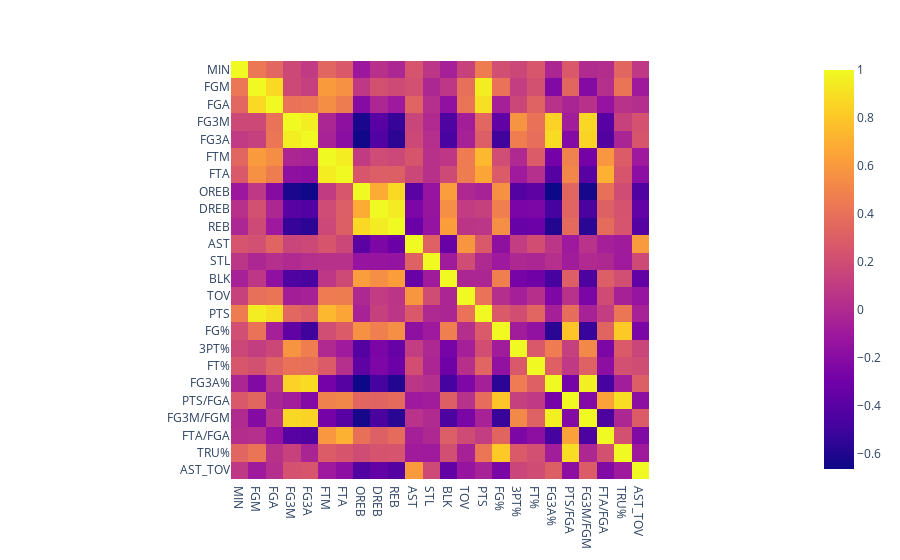

Source (notebook cell):
### Markdown cell above
# Which player stats are correlated with each other?

### Code cell
data_per_min = data.groupby(['PLAYER','PLAYER_ID','Year'])[total_cols].sum().reset_index()
for col in data_per_min.columns[4:]:
    data_per_min[col] = data_per_min[col]/data_per_min['MIN']

data_per_min['FG%'] = data_per_min['FGM']/data_per_min['FGA']
data_per_min['3PT%'] = data_per_min['FG3M']/data_per_min['FG3A']
data_per_min['FT%'] = data_per_min['FTM']/data_per_min['FTA']
data_per_min['FG3A%'] = data_per_min['FG3A']/data_per_min['FGA']
data_per_min['PTS/FGA'] = data_per_min['PTS']/data_per_min['FGA']
data_per_min['FG3M/FGM'] = data_per_min['FG3M']/data_per_min['FGM']
data_per_min['FTA/FGA'] = data_per_min['FTA']/data_per_min['FGA']
data_per_min['TRU%'] = 0.5*data_per_min['PTS']/(data_per_min['FGA']+0.475*data_per_min['FTA'])
data_per_min['AST_TOV'] = data_per_min['AST']/data_per_min['TOV']

data_per_min = data_per_min[data_per_min['MIN']>=50]
data_per_min.drop(columns='PLAYER_ID', inplace=True)

fig = px.imshow(data_per_min.corr())
fig.show()

### Figure 1 — Plotly figure (JSON) as saved in the notebook; plotly's stock layout.template omitted (floating-point values rounded to 4 significant figures; data arrays with more than 128 entries replaced by an {"elided": "..."} marker saying what was removed)
{"data": [{"coloraxis": "coloraxis", "hovertemplate": "x: %{x}<br>y: %{y}<br>color: %{z}<extra></extra>", "name": "0", "type": "heatmap", "x": ["MIN", "FGM", "FGA", "FG3M", "FG3A", "FTM", "FTA", "OREB", "DREB", "REB", "AST", "STL", "BLK", "TOV", "PTS", "FG%", "3PT%", "FT%", "FG3A%", "PTS/FGA", "FG3M/FGM", "FTA/FGA", "TRU%", "AST_TOV"], "xaxis": "x", "y": ["MIN", "FGM", "FGA", "FG3M", "FG3A", "FTM", "FTA", "OREB", "DREB", "REB", "AST", "STL", "BLK", "TOV", "PTS", "FG%", "3PT%", "FT%", "FG3A%", "PTS/FGA", "FG3M/FGM", "FTA/FGA", "TRU%", "AST_TOV"], "yaxis": "y", "z": {"elided": "24x24 float values"}}], "layout": {"coloraxis": {"colorscale": [[0, "#0d0887"], [0.1111, "#46039f"], [0.2222, "#7201a8"], [0.3333, "#9c179e"], [0.4444, "#bd3786"], [0.5556, "#d8576b"], [0.6667, "#ed7953"], [0.7778, "#fb9f3a"], [0.8889, "#fdca26"], [1, "#f0f921"]]}, "margin": {"t": 60}, "xaxis": {"anchor": "y", "constrain": "domain", "domain": [0, 1], "scaleanchor": "y"}, "yaxis": {"anchor": "x", "autorange": "reversed", "constrain": "domain", "domain": [0, 1]}}}
